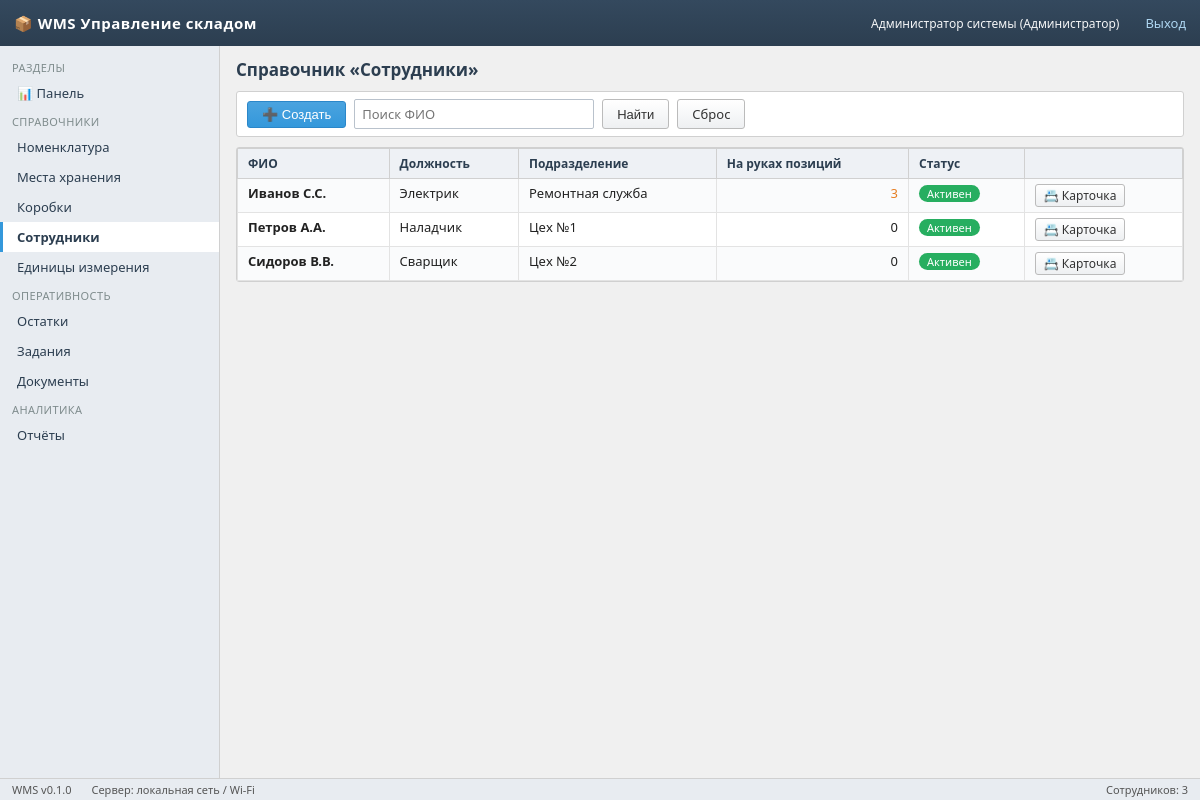
Page /employees (signed in) on the committed database.
### app/models/models.py (models this page shows)
class User(Base):
    __tablename__ = "users"
    id: Mapped[int] = mapped_column(primary_key=True)
    username: Mapped[str] = mapped_column(String(64), unique=True, index=True)
    password_hash: Mapped[str] = mapped_column(String(128), default="")
    full_name: Mapped[str] = mapped_column(String(128), default="")
    role: Mapped[str] = mapped_column(String(16), default="worker")  # admin/controller/worker
    pin_code: Mapped[str] = mapped_column(String(8), default="")
    is_active: Mapped[bool] = mapped_column(Boolean, default=True)
    created_at: Mapped[datetime] = mapped_column(DateTime, default=datetime.utcnow)
    employee = relationship("Employee", back_populates="user", uselist=False)

class Employee(Base):
    __tablename__ = "employees"
    id: Mapped[int] = mapped_column(primary_key=True)
    full_name: Mapped[str] = mapped_column(String(128), index=True)
    position: Mapped[str] = mapped_column(String(128), default="")
    department: Mapped[str] = mapped_column(String(128), default="")
    is_active: Mapped[bool] = mapped_column(Boolean, default=True)
    user_id: Mapped[int | None] = mapped_column(ForeignKey("users.id"), nullable=True)
    created_at: Mapped[datetime] = mapped_column(DateTime, default=datetime.utcnow)
    user = relationship("User", back_populates="employee")

### app/api/ops.py (the view)
@router.get("/employees", response_class=HTMLResponse)
def employees_page(request: Request, q: str = "", db: Session = Depends(get_db)):
    u = require_role(request, db, ROLE)
    if not u:
        return redir_login()
    query = db.query(Employee)
    if q:
        query = query.filter(Employee.full_name.ilike(f"%{q}%"))
    emps = query.order_by(Employee.full_name).all()
    open_items = db.query(IssuedItem).filter(IssuedItem.status == "open").all()
    per_emp: dict[int, list] = {}
    for it in open_items:
        per_emp.setdefault(it.employee_id, []).append(it)
    edit = None
    if q.isdigit():
        edit = db.get(Employee, int(q))
    users = db.query(User).order_by(User.username).all()
    return templates.TemplateResponse("employees.html", {
        "request": request, "user": u, "items": emps, "per_emp": per_emp,
        "q": "" if edit else q, "edit": edit, "users": users,
        "app_title": "WMS Управление складом", "active": "employees"})

### app/templates/employees.html (shortened to what this page needs)
{% extends "base.html" %}
{% block content %}
<div class="page-head"><h1>Справочник «Сотрудники»</h1></div>
{% if edit %}
<div class="breadcrumb"><a href="/employees">Сотрудники</a> › {{ edit.full_name }}</div>
<div class="panel"><div class="panel-head">Карточка сотрудника</div>
<form method="post" action="/employees/save">
<input type="hidden" name="id" value="{{ edit.id }}">
<table class="grid form-table" style="border:none">
  <tr><td style="width:200px;background:#f7f9fb" class="req">ФИО</td>
      <td><input type="text" name="full_name" required value="{{ edit.full_name }}" style="width:380px"></td></tr>
  <tr><td style="background:#f7f9fb">Должность</td><td><input type="text" name="position" value="{{ edit.position }}" style="width:280px"></td></tr>
  <tr><td style="background:#f7f9fb">Подразделение</td><td><input type="text" name="department" value="{{ edit.department }}" style="width:280px"></td></tr>
  <tr><td style="background:#f7f9fb">Учётная запись (для ТСД)</td>
      <td><select name="user_id"><option value="">— не привязана —</option>
        {% for us in users %}<option value="{{ us.id }}" {% if edit.user_id==us.id %}selected{% endif %}>{{ us.username }} ({{ us.role }})</option>{% endfor %}
      </select></td></tr>
  <tr><td style="background:#f7f9fb">Активен</td>
      <td><label><input type="checkbox" name="is_active" {% if edit.is_active %}checked{% endif %}> Работает</label></td></tr>
</table>
<div class="toolbar" style="border:none;background:none">
  <button class="btn btn-success">💾 Записать</button>
  <a class="btn" href="/employees/{{ edit.id }}/card">📇 Карточка учёта</a>
  <a class="btn" href="/employees">К списку</a>
</div>
</form></div>
{% else %}
<div class="toolbar">
  <button class="btn btn-primary" onclick="newEmp()">➕ Создать</button>
  <form method="get" style="display:flex;gap:8px">
    <input type="text" name="q" placeholder="Поиск ФИО" value="{{ q }}" style="width:240px">
    <button class="btn">Найти</button><a class="btn" href="/employees">Сброс</a>
  </form>
</div>
<div class="panel">
<table class="grid">
  <tr><th>ФИО</th><th>Должность</th><th>Подразделение</th><th class="num">На руках позиций</th><th>Статус</th><th></th></tr>
  {% for e in items %}
  {% set oi = per_emp.get(e.id, []) %}
  <tr class="clickable" onclick="location='/employees?q={{ e.id }}'">
    <td><b>{{ e.full_name }}</b></td><td>{{ e.position or '—' }}</td><td>{{ e.department or '—' }}</td>
    <td class="num">{% if oi %}<span style="color:#e67e22">{{ oi|length }}</span>{% else %}0{% endif %}</td>
    <td>{% if e.is_active %}<span class="badge green">Активен</span>{% else %}<span class="badge gray">Уволен</span>{% endif %}</td>
    <td onclick="event.stopPropagation()"><a class="btn btn-sm" href="/employees/{{ e.id }}/card">📇 Карточка</a></td>
  </tr>
  {% else %}<tr><td colspan="6" class="muted center">Сотрудников нет</td></tr>{% endfor %}
</table>
</div>
{% endif %}
{% endblock %}
{% block status_right %}Сотрудников: {{ items|length if items is defined else '' }}{% endblock %}

### app/templates/base.html (shortened to what this page needs)
<!doctype html>
<html lang="ru">
<head>
<link rel="stylesheet" href="/static/wms.css">
</head>
<body>
<div class="topbar">
  <span class="logo">📦 {{ app_title }}</span>
  {% if user %}
    <span class="user">{{ user.full_name or user.username }}
      ({{ {'admin':'Администратор','controller':'Контролёр','worker':'Складской рабочий'}[user.role] }})</span>
    <a href="/logout">Выход</a>
  {% endif %}
</div>
{% if user %}
<nav class="sidebar">
  <div class="section">Разделы</div>
  <a class="nav-item {% if active=='dashboard' %}active{% endif %}" href="/">📊 Панель</a>
  <div class="section">Справочники</div>
  <a class="nav-item {% if active=='nomenclature' %}active{% endif %}" href="/nomenclature">Номенклатура</a>
  <a class="nav-item {% if active=='locations' %}active{% endif %}" href="/locations">Места хранения</a>
  <a class="nav-item {% if active=='boxes' %}active{% endif %}" href="/boxes">Коробки</a>
  <a class="nav-item {% if active=='employees' %}active{% endif %}" href="/employees">Сотрудники</a>
  <a class="nav-item {% if active=='units' %}active{% endif %}" href="/units">Единицы измерения</a>
  <div class="section">Оперативность</div>
  <a class="nav-item {% if active=='stock' %}active{% endif %}" href="/stock">Остатки</a>
  <a class="nav-item {% if active=='tasks' %}active{% endif %}" href="/tasks">Задания</a>
  <a class="nav-item {% if active=='documents' %}active{% endif %}" href="/documents">Документы</a>
  <div class="section">Аналитика</div>
  <a class="nav-item {% if active=='reports' %}active{% endif %}" href="/reports">Отчёты</a>
</nav>
{% endif %}
<main class="main" {% if not user %}style="margin-left:0"{% endif %}>
{% block content %}{% endblock %}
</main>
<div class="statusbar">
  <span>WMS v0.1.0</span>
  <span>Сервер: локальная сеть / Wi-Fi</span>
  <span style="margin-left:auto">{% block status_right %}Готов{% endblock %}</span>
</div>
</body>
</html>

### app/static/wms.css (style rules this page uses)
:root { --bg: #f0f0f0; --panel: #ffffff; --head: #2c3e50; --btn: #3498db; --ok: #27ae60; --danger: #e74c3c; --border: #d0d0d0; }
* { box-sizing: border-box; margin: 0; padding: 0; }
body { font-family: "Segoe UI", Tahoma, Arial, sans-serif; background: var(--bg); color: #222; font-size: 13px; }
a { color: #2471a3; text-decoration: none; }
.topbar { height: 46px; background: linear-gradient(#34495e, #2c3e50); color: #fff; display: flex; align-items: center; padding: 0 14px; gap: 14px; position: fixed; top: 0; left: 0; right: 0; z-index: 100; }
.topbar .logo { font-weight: bold; font-size: 15px; letter-spacing: .5px; }
.topbar .user { font-size: 12px; opacity: .95; }
.topbar a { color: #aed6f1; margin-left: 12px; }
.sidebar { position: fixed; top: 46px; bottom: 22px; left: 0; width: 220px; background: #e8ecf1; border-right: 1px solid var(--border); overflow-y: auto; padding: 8px 0; }
.sidebar .section { padding: 6px 12px 3px; font-size: 11px; color: #7f8c8d; text-transform: uppercase; letter-spacing: .4px; }
.sidebar a.nav-item { display: block; padding: 6px 14px; color: #2c3e50; border-left: 3px solid transparent; }
.sidebar a.nav-item.active { background: #fff; border-left-color: var(--btn); font-weight: 600; }
.main { margin: 46px 0 22px 220px; padding: 12px 16px; }
.page-head { display: flex; align-items: center; gap: 10px; margin-bottom: 10px; }
.page-head h1 { font-size: 17px; color: var(--head); }
.toolbar { background: var(--panel); border: 1px solid var(--border); border-radius: 3px; padding: 7px 10px; margin-bottom: 10px; display: flex; gap: 8px; align-items: center; flex-wrap: wrap; }
.btn { display: inline-block; padding: 5px 14px; border-radius: 3px; border: 1px solid #bbb; background: linear-gradient(#fff, #eef0f2); color: #333; cursor: pointer; font-size: 13px; }
.btn-primary { background: linear-gradient(#4aa3df, var(--btn)); border-color: #2b87c9; color: #fff; }
.btn-sm { padding: 2px 8px; font-size: 12px; }
.panel { background: var(--panel); border: 1px solid var(--border); border-radius: 3px; margin-bottom: 12px; }
table.grid { width: 100%; border-collapse: collapse; }
table.grid th { background: #eef1f5; color: var(--head); text-align: left; padding: 6px 10px; border: 1px solid var(--border); font-size: 12px; white-space: nowrap; }
table.grid td { padding: 5px 10px; border: 1px solid #e3e3e3; vertical-align: top; }
table.grid tr:nth-child(even) td { background: #fafbfc; }
table.grid tr.clickable { cursor: pointer; }
.num { text-align: right; font-variant-numeric: tabular-nums; }
input[type=text], input[type=password], input[type=number], input[type=date], select, textarea { border: 1px solid #b9c2cc; border-radius: 2px; padding: 5px 7px; font-size: 13px; background: #fff; font-family: inherit; }
.badge { display: inline-block; padding: 1px 8px; border-radius: 9px; font-size: 11px; color: #fff; background: #95a5a6; white-space: nowrap; }
.badge.green { background: var(--ok); }
.statusbar { position: fixed; bottom: 0; left: 0; right: 0; height: 22px; line-height: 22px; background: #e8ecf1; border-top: 1px solid var(--border); font-size: 11px; color: #555; padding: 0 12px; display: flex; gap: 20px; z-index: 100; }

### rows in the picture
User: full_name "Администратор системы", role "Администратор"
Employee: full_name "Иванов С.С.", position "Электрик", department "Ремонтная служба", oi "3", is_active "Активен"
Employee: full_name "Петров А.А.", position "Наладчик", department "Цех №1", shows "0", is_active "Активен"
Employee: full_name "Сидоров В.В.", position "Сварщик", department "Цех №2", shows "0", is_active "Активен"

### other values in the picture
{{ app_title }} "WMS Управление складом"
{{ items|length if items is defined else '' }} "3"
